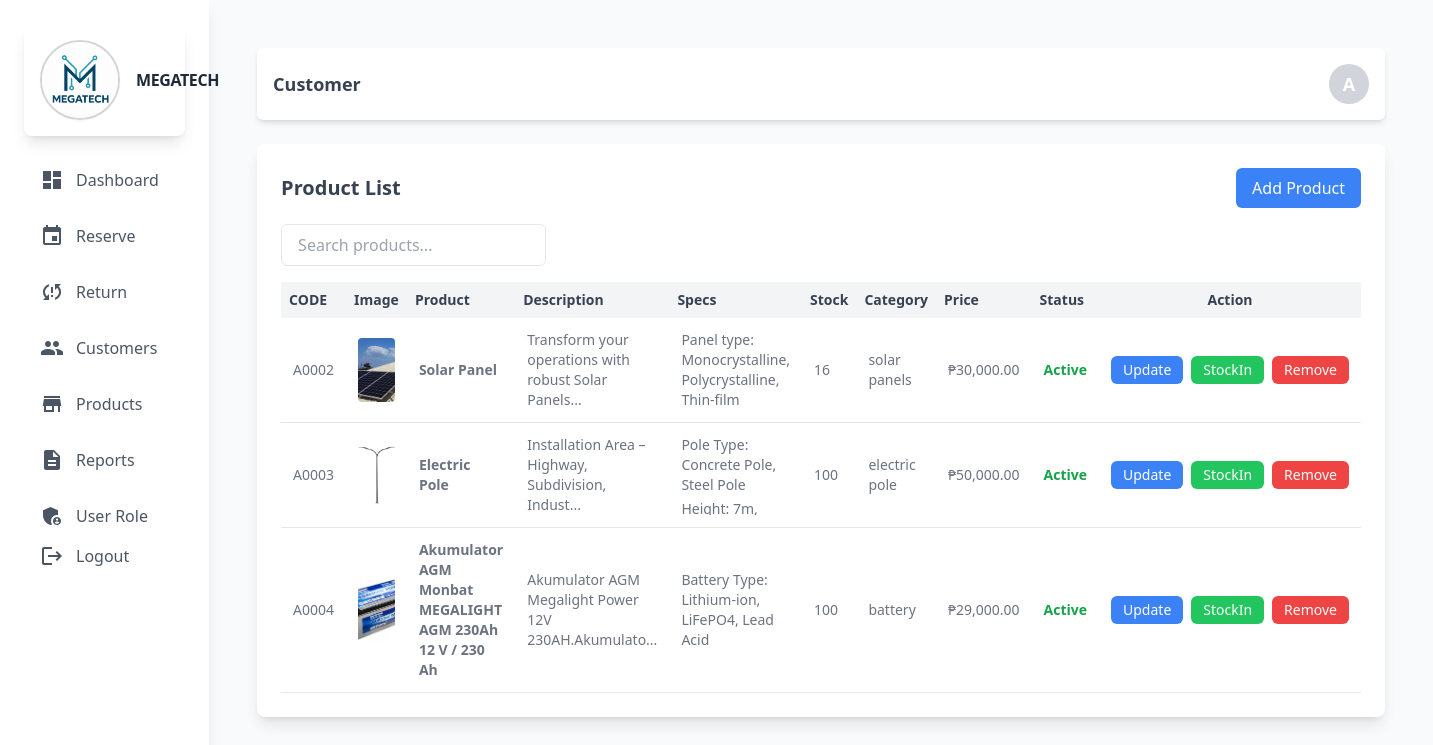
Page /admin/product.php (signed in) on the committed database.
### tables this page shows
CREATE TABLE `product` (
  `prod_id` int(11) NOT NULL,
  `prod_code` varchar(60) NOT NULL,
  `prod_name` varchar(60) NOT NULL,
  `prod_description` text NOT NULL,
  `prod_specs` longtext NOT NULL CHECK (json_valid(`prod_specs`)),
  `prod_stocks` int(11) NOT NULL,
  `prod_category_id` int(11) NOT NULL,
  `prod_price` decimal(10,2) NOT NULL,
  `prod_critical` int(11) NOT NULL,
  `prod_status` int(11) NOT NULL COMMENT '0=unactive,1=active',
  `prod_image` varchar(255) NOT NULL,
  `prod_added` datetime NOT NULL
);

CREATE TABLE `category` (
  `category_id` int(11) NOT NULL,
  `category_name` varchar(60) NOT NULL,
  `category_description` text DEFAULT NULL,
  `status` int(11) NOT NULL DEFAULT 1 COMMENT '0=InActive 1=Active'
);

### admin/backend/db.php (called while the page is built, shortened)
<?php
class db_connect
{
    public $host = db_host;
    public $user = db_user;
    public $pass = db_pass;
    public $name = db_name;
    public function connect()
    {
        try {
            $this->conn = new mysqli($this->host, $this->user, $this->pass, $this->name);
        } catch (\Throwable $th) {
            header("Location:setup.php");
        }
    }
}

### admin/backend/class.php (called while the page is built, shortened)
<?php
include ('db.php');
class global_class extends db_connect
{
public function fetch_all_product(){
        $query = $this->conn->prepare("SELECT *
        FROM `product`
        LEFT JOIN category
        ON product.prod_category_id = category.category_id
        where prod_status='1'
        ");
        if ($query->execute()) {
            $result = $query->get_result();
            return $result;
        }
    }
}
?>

### admin/product.php (the view, shortened to what this page needs)
<?php
include "components/header.php";
?>
<div class="flex justify-between items-center bg-white p-4 mb-6 rounded-md shadow-md">
    <h2 class="text-lg font-semibold text-gray-700">Customer</h2>
    <div class="w-10 h-10 bg-gray-300 rounded-full flex items-center justify-center text-lg font-bold text-white">
        <?php echo substr(ucfirst($_SESSION['admin_username']), 0, 1); ?>
    </div>
</div>
<div class="bg-white rounded-lg shadow-lg p-6">
    <div class="flex justify-between items-center mb-4">
        <h3 class="text-xl font-semibold text-gray-700">Product List</h3>
        <button id="addProductButton" class="px-4 py-2 bg-blue-500 text-white rounded-md hover:bg-blue-600 focus:outline-none focus:ring-2 focus:ring-blue-500 focus:ring-opacity-50">
            Add Product
        </button>
    </div>
    <div class="mb-4">
        <input
            type="text"
            id="searchInput"
            class="w-50 px-4 py-2 border rounded-md text-gray-700 focus:outline-none focus:ring-2 focus:ring-blue-500"
            placeholder="Search products..."
        />
    </div>
    <div class="overflow-x-auto">
        <table id="userTable" class="display table-auto w-full text-sm text-left text-gray-500 dark:text-gray-400">
            <thead class="bg-gray-100 text-gray-700">
                <tr>
                    <th class="p-2">CODE</th>
                    <th class="p-2">Image</th>
                    <th class="p-2">Product</th>
                    <th class="p-2">Description</th>
                    <th class="p-2">Specs</th>
                    <th class="p-2">Stock</th>
                    <th class="p-2">Category</th>
                    <th class="p-2">Price</th>
                    <th class="p-2">Status</th>
                    <th class="p-2 text-center">Action</th>
                </tr>
            </thead>
            <tbody>
                <?php include "backend/end-points/product_list.php" ?>
            </tbody>
        </table>
    </div>
</div>
<?php include "components/footer.php";?>

### admin/backend/end-points/product_list.php
<?php
$fetch_all_product = $db->fetch_all_product();
if ($fetch_all_product->num_rows > 0) {
    foreach ($fetch_all_product as $product):
        $status = ($product['prod_status'] > 0) ? "Active" : "Not Active";
        $image_path = !empty($product['prod_image']) ? "../upload/{$product['prod_image']}" : 'images/default.png';
        $specs_html = '';
        $decoded_specs = [];
        if (!empty($product['prod_specs'])) {
            $decoded_specs = json_decode($product['prod_specs'], true);
            if (is_array($decoded_specs)) {
                foreach ($decoded_specs as $spec) {
                    $spec_name = htmlspecialchars($spec['Specs'] ?? '');
                    $spec_value = htmlspecialchars($spec['value'] ?? '');
                    $specs_html .= "<div><span class='font-medium'>$spec_name:</span> <span>$spec_value</span></div>";
                }
            } else {
                $specs_html = '<span class="text-gray-500 italic">Invalid specs</span>';
            }
        } else {
            $specs_html = '<span class="text-gray-400 italic">No specs</span>';
        }
        $specs_json = htmlspecialchars(json_encode($decoded_specs), ENT_QUOTES, 'UTF-8');
?>
<tr class="border-b">
    <td class="p-3"><?= htmlspecialchars($product['prod_code']) ?></td>
    <td class="p-3">
        <img src="<?= $image_path ?>" alt="<?= htmlspecialchars($product['prod_name']) ?>" class="w-16 h-16 object-cover rounded">
    </td>
    <td class="p-3 font-semibold"><?= htmlspecialchars($product['prod_name']) ?></td>
    <td class="p-3 text-sm">
        <?= strlen($product['prod_description']) > 50 ? htmlspecialchars(substr($product['prod_description'], 0, 50)) . '...' : htmlspecialchars($product['prod_description']) ?>
    </td>
    <td class="p-3 text-sm">
     <div class="space-y-1 max-h-[80px] overflow-y-auto">
            <?= $specs_html ?>
        </div>
    </td>
    <td class="p-3"><?= $product['prod_stocks'] ?></td>
    <td class="p-3"><?= htmlspecialchars($product['category_name']) ?></td>
    <td class="p-3">₱<?= number_format($product['prod_price'], 2) ?></td>
    <td class="p-3">
        <span class="<?= $product['prod_status'] > 0 ? 'text-green-600 font-semibold' : 'text-red-500 italic' ?>">
            <?= $status ?>
        </span>
    </td>
    <td class="p-3 text-center">
        <div class="flex flex-col sm:flex-row justify-center items-center space-y-1 sm:space-y-0 sm:space-x-2">
            <button class="bg-blue-500 text-white py-1 px-3 rounded-md text-sm updateProductToggler"
                data-prod_id="<?= $product['prod_id'] ?>"
                data-prod_code="<?= htmlspecialchars($product['prod_code']) ?>"
                data-prod_name="<?= htmlspecialchars($product['prod_name']) ?>"
                data-prod_price="<?= $product['prod_price'] ?>"
                data-prod_stocks="<?= $product['prod_stocks'] ?>"
                data-prod_category_id="<?= $product['prod_category_id'] ?>"
                data-prod_critical="<?= $product['prod_critical'] ?>"
                data-prod_description="<?= htmlspecialchars($product['prod_description']) ?>"
                data-prod_specs="<?= $specs_json ?>"
            >
                Update
            </button>
            <button class="bg-green-500 text-white py-1 px-3 rounded-md text-sm stockInToggler"
                data-prod_stocks="<?= $product['prod_stocks'] ?>"
                data-prod_id="<?= $product['prod_id'] ?>"
                data-prod_name="<?= htmlspecialchars($product['prod_name']) ?>"
            >
                StockIn
            </button>
            <button class="bg-red-500 text-white py-1 px-3 rounded-md text-sm togglerRemoveProduct"
                data-prod_id="<?= $product['prod_id'] ?>"
                data-prod_name="<?= htmlspecialchars($product['prod_name']) ?>"
            >
                Remove
            </button>
        </div>
    </td>
</tr>
<?php
    endforeach;
} else { ?>
<tr>
    <td colspan="10" class="p-4 text-center text-gray-500 italic">No Product Found.</td>
</tr>
<?php } ?>

### rows in the picture
product: prod_code "A0002", prod_image (picture), prod_name "Solar Panel", prod_description "Transform your operations with robust Solar Panels", spec_name "Panel type", spec_value "Monocrystalline, Polycrystalline, Thin-film", prod_stocks "16", category.category_name "solar panels", prod_price "30,000.00", prod_status "Active"
product: prod_code "A0003", prod_image (picture), prod_name "Electric Pole", prod_description "Installation Area – Highway, Subdivision, Indust", spec_name "Pole Type", spec_value "Concrete Pole, Steel Pole", spec_name "Height", spec_value "7m,…", prod_stocks "100", category.category_name "electric pole", prod_price "50,000.00", prod_status "Active"
product: prod_code "A0004", prod_image (picture), prod_name "Akumulator AGM Monbat MEGALIGHT AGM 230Ah 12 V / 230 Ah", prod_description "Akumulator AGM Megalight Power 12V 230AH.Akumulato", spec_name "Battery Type", spec_value "Lithium-ion, LiFePO4, Lead Acid", prod_stocks "100", category.category_name "battery", prod_price "29,000.00", prod_status "Active"

### other values in the picture
substr(ucfirst($_SESSION['admin_username']), 0, 1) "A"
